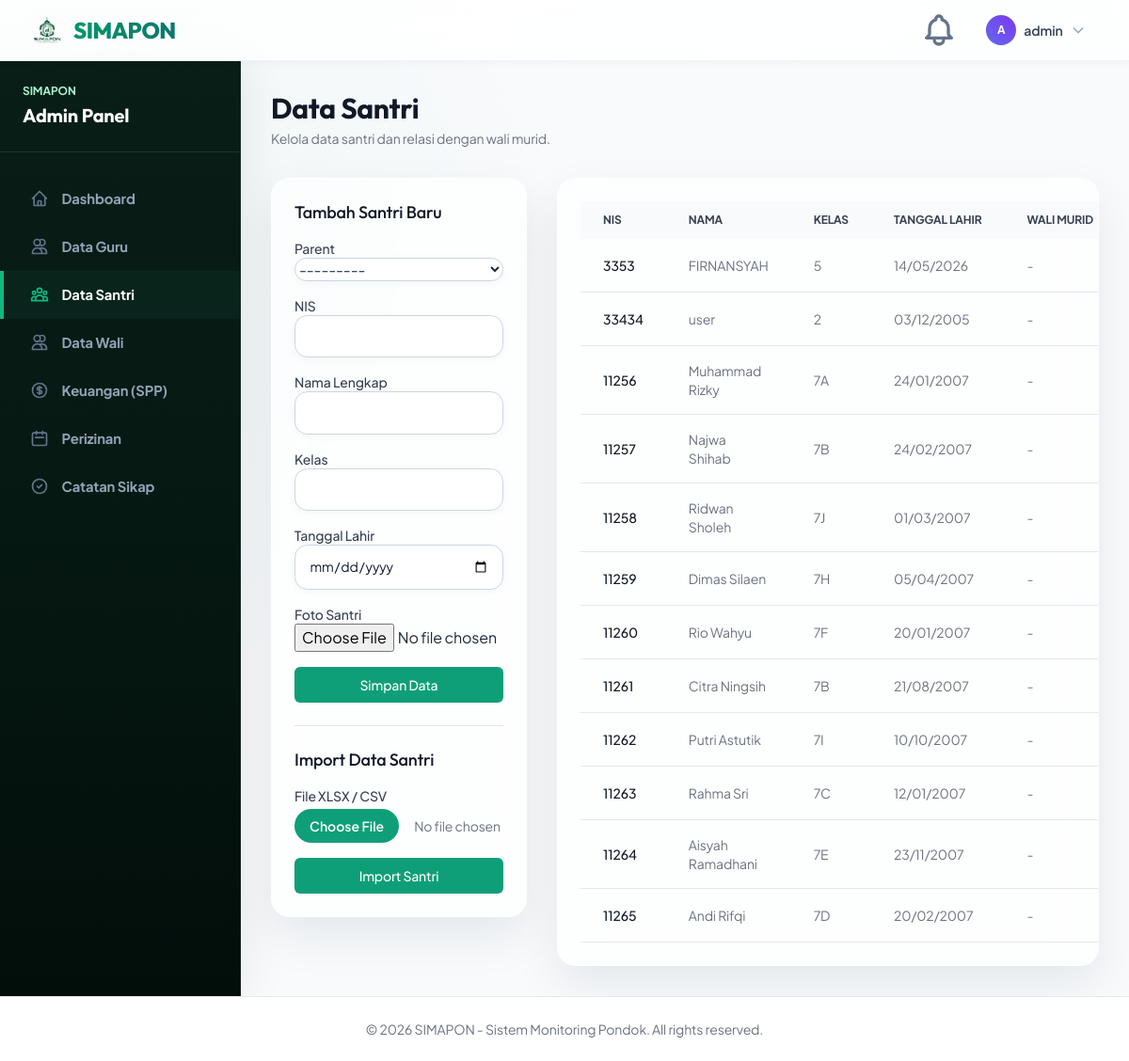
Page /dashboard/admin/santri/ (signed in) on the earlier database version.
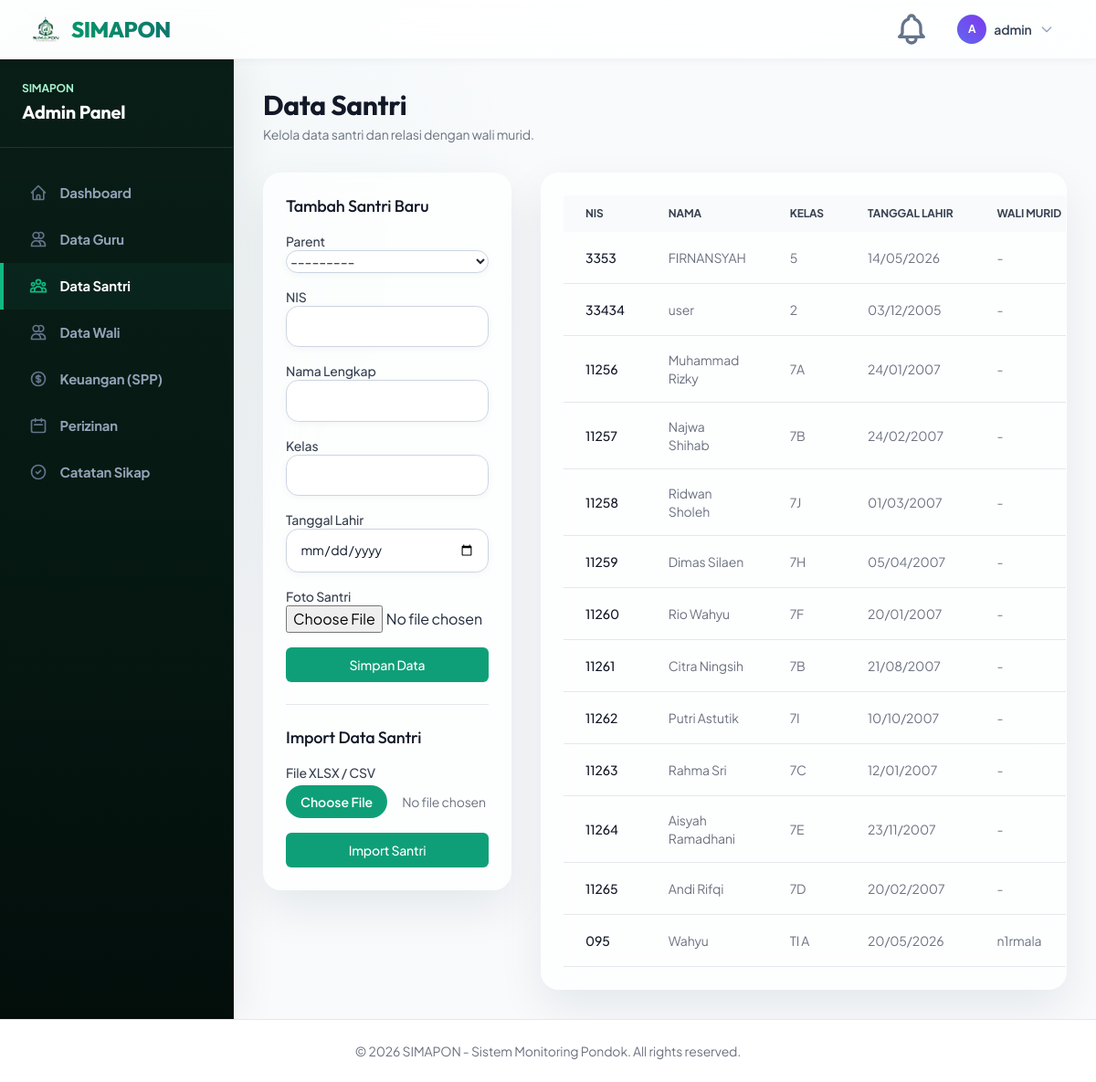
Same page on the later database version.
### students/models.py (models this page shows, shortened)
class Student(models.Model):
    parent = models.ForeignKey(settings.AUTH_USER_MODEL, on_delete=models.CASCADE, related_name='children', limit_choices_to={'is_parent': True}, blank=True, null=True)
    nis = models.CharField(max_length=20, unique=True, verbose_name="NIS")
    name = models.CharField(max_length=100, verbose_name="Nama Lengkap")
    grade = models.CharField(max_length=50, verbose_name="Kelas")
    birth_date = models.DateField(verbose_name="Tanggal Lahir")
    photo = models.ImageField(upload_to=get_student_upload_path, blank=True, null=True, verbose_name="Foto Santri")
    class Meta:
        db_table = 'simapon_santri'

### users/models.py (models this page shows)
class User(AbstractUser):
    is_admin = models.BooleanField(default=False)
    is_guru = models.BooleanField(default=False)
    is_parent = models.BooleanField(default=False)
    phone_number = models.CharField(max_length=15, blank=True, null=True)
    profile_picture = models.ImageField(upload_to=get_profile_upload_path, blank=True, null=True, verbose_name="Foto Profil")
    class Meta:
        db_table = 'simapon_user'
    def __str__(self):
        return self.username

### users/views.py (the view, shortened to what this page needs)
# urls.py: path('dashboard/admin/santri/', views.admin_santri_list, name='admin_santri_list'),
@login_required
def admin_santri_list(request):
    if not (request.user.is_admin or request.user.is_staff):
        return redirect('dashboard')
    form = StudentForm()
    import_form = ImportStudentForm()
    santris = Student.objects.all().select_related('parent')
    return render(request, 'dashboards/admin/santri.html', {'santris': santris, 'form': form, 'import_form': import_form})

### students/forms.py
class StudentForm(forms.ModelForm):
    class Meta:
        model = Student
        fields = ['parent', 'nis', 'name', 'grade', 'birth_date', 'photo']
        widgets = {
            'birth_date': forms.DateInput(attrs={'type': 'date'}),
        }
    def __init__(self, *args, **kwargs):
        super().__init__(*args, **kwargs)
        self.fields['parent'].queryset = User.objects.filter(is_parent=True)
        self.fields['parent'].required = False
        self.fields['photo'].required = False
        for field in self.fields.values():
            field.widget.attrs.setdefault('class', 'form-control')

class ImportStudentForm(forms.Form):
    xlsx_file = forms.FileField(label="Upload Data Santri (.xlsx/.csv)")
    def __init__(self, *args, **kwargs):
        super().__init__(*args, **kwargs)
        self.fields['xlsx_file'].widget.attrs.update({'class': 'form-control', 'accept': '.xlsx,.csv'})

### templates/dashboards/admin/santri.html (shortened to what this page needs)
{% extends 'dashboards/admin/base.html' %} {% block admin_content %}
<div class="mb-8 flex justify-between items-center">
  <div>
    <h2
      class="text-2xl font-bold leading-7 text-gray-900 sm:text-3xl sm:truncate"
    >
      Data Santri
    </h2>
    <p class="mt-1 text-sm text-gray-500">
      Kelola data santri dan relasi dengan wali murid.
    </p>
  </div>
</div>
<div class="grid grid-cols-1 lg:grid-cols-3 gap-8">
  <div class="lg:col-span-1">
    <div class="bg-white shadow sm:rounded-lg">
      <div class="px-4 py-5 sm:p-6">
        <h3 class="text-lg leading-6 font-medium text-gray-900 mb-4">
          Tambah Santri Baru
        </h3>
        <form method="POST" enctype="multipart/form-data" class="space-y-4">
          {% csrf_token %} {% for field in form %}
          <div>
            <label
              for="{{ field.id_for_label }}"
              class="block text-sm font-medium text-gray-700"
              >{{ field.label }}</label
            >
            {{ field }}
          </div>
          {% endfor %}
          <button
            type="submit"
            class="w-full flex justify-center py-2 px-4 border border-transparent rounded-md shadow-sm text-sm font-medium text-white bg-primary hover:bg-secondary focus:outline-none focus:ring-2 focus:ring-offset-2 focus:ring-primary"
          >
            Simpan Data
          </button>
        </form>
        <div class="mt-6 border-t pt-6">
          <h3 class="text-lg leading-6 font-medium text-gray-900 mb-4">
            Import Data Santri
          </h3>
          <form method="POST" enctype="multipart/form-data" class="space-y-4">
            <div>
              <label class="block text-sm font-medium text-gray-700"
                >File XLSX / CSV</label
              >
              <input
                type="file"
                name="xlsx_file"
                accept=".xlsx,.csv"
                class="mt-1 block w-full text-sm text-gray-500 file:mr-4 file:py-2 file:px-4 file:rounded-full file:border-0 file:text-sm file:font-semibold file:bg-primary file:text-white"
              />
            </div>
            <button
              type="submit"
              class="w-full flex justify-center py-2 px-4 border border-transparent rounded-md shadow-sm text-sm font-medium text-white bg-primary hover:bg-secondary focus:outline-none focus:ring-2 focus:ring-offset-2 focus:ring-primary"
            >
              Import Santri
            </button>
          </form>
        </div>
      </div>
    </div>
  </div>
  <div class="lg:col-span-2">
    <div class="bg-white shadow sm:rounded-lg overflow-hidden">
      <div class="p-6">
        <table class="datatable w-full text-left text-sm text-gray-500">
          <thead class="text-xs text-gray-700 uppercase bg-gray-50">
            <tr>
              <th class="px-6 py-3">NIS</th>
              <th class="px-6 py-3">Nama</th>
              <th class="px-6 py-3">Kelas</th>
              <th class="px-6 py-3">Tanggal Lahir</th>
              <th class="px-6 py-3">Wali Murid</th>
            </tr>
          </thead>
          <tbody>
            {% for santri in santris %}
            <tr class="border-b hover:bg-gray-50">
              <td class="px-6 py-4 font-medium text-gray-900">
                {{ santri.nis }}
              </td>
              <td class="px-6 py-4">{{ santri.name }}</td>
              <td class="px-6 py-4">{{ santri.grade }}</td>
              <td class="px-6 py-4">{{ santri.birth_date|date:"d/m/Y" }}</td>
              <td class="px-6 py-4">
                {% if santri.parent %} {{ santri.parent.username }} {% else %} -
                {% endif %}
              </td>
            </tr>
            {% endfor %}
          </tbody>
        </table>
      </div>
    </div>
  </div>
</div>
{% endblock %}

Differences in the rows shown:
added Student: nis "095", name "Wahyu", grade "TI A", birth_date "20/05/2026", parent.username "n1rmala"
